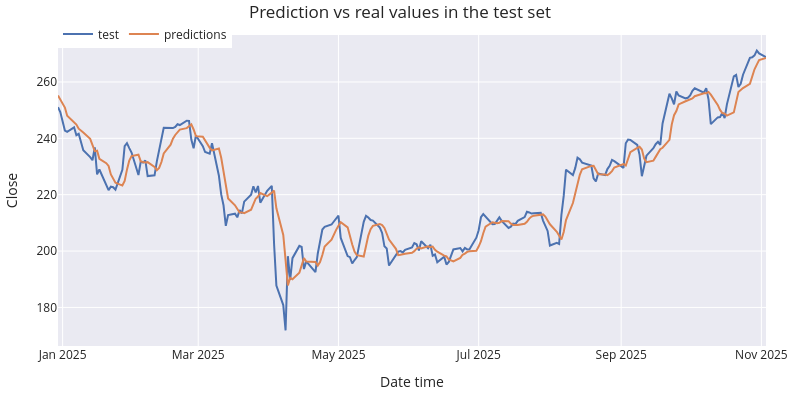

Notebook cell for this chart:
### Code cell
#Plotting predictions vs real values in the test set
# ==============================================================================
fig = go.Figure()
trace1 = go.Scatter(x=Ticker_test.index, y=Ticker_test['Close'], name="test", mode="lines")
trace2 = go.Scatter(
    x=predictions.index,
    y=predictions.loc[predictions["level"] == "Close", "pred"],
    name="predictions", mode="lines"
)
fig.add_trace(trace1)
fig.add_trace(trace2)
fig.update_layout(
    title="Prediction vs real values in the test set",
    xaxis_title="Date time",
    yaxis_title="Close",
    width=800,
    height=400,
    margin=dict(l=20, r=20, t=35, b=20),
    legend=dict(orientation="h", yanchor="top", y=1.05, xanchor="left", x=0)
)
fig.show()

### Figure 1 — Plotly figure (JSON) as saved in the notebook; plotly's stock layout.template omitted (floating-point values rounded to 4 significant figures; data arrays with more than 128 entries replaced by an {"elided": "..."} marker saying what was removed)
{"data": [{"mode": "lines", "name": "test", "type": "scatter", "x": {"elided": "212 str values"}, "y": {"elided": "212 float values"}}, {"mode": "lines", "name": "predictions", "type": "scatter", "x": {"elided": "221 str values"}, "y": {"elided": "221 float values"}}], "layout": {"height": 400, "legend": {"orientation": "h", "x": 0, "xanchor": "left", "y": 1.05, "yanchor": "top"}, "margin": {"b": 20, "l": 20, "r": 20, "t": 35}, "title": {"text": "Prediction vs real values in the test set"}, "width": 800, "xaxis": {"title": {"text": "Date time"}}, "yaxis": {"title": {"text": "Close"}}}}
